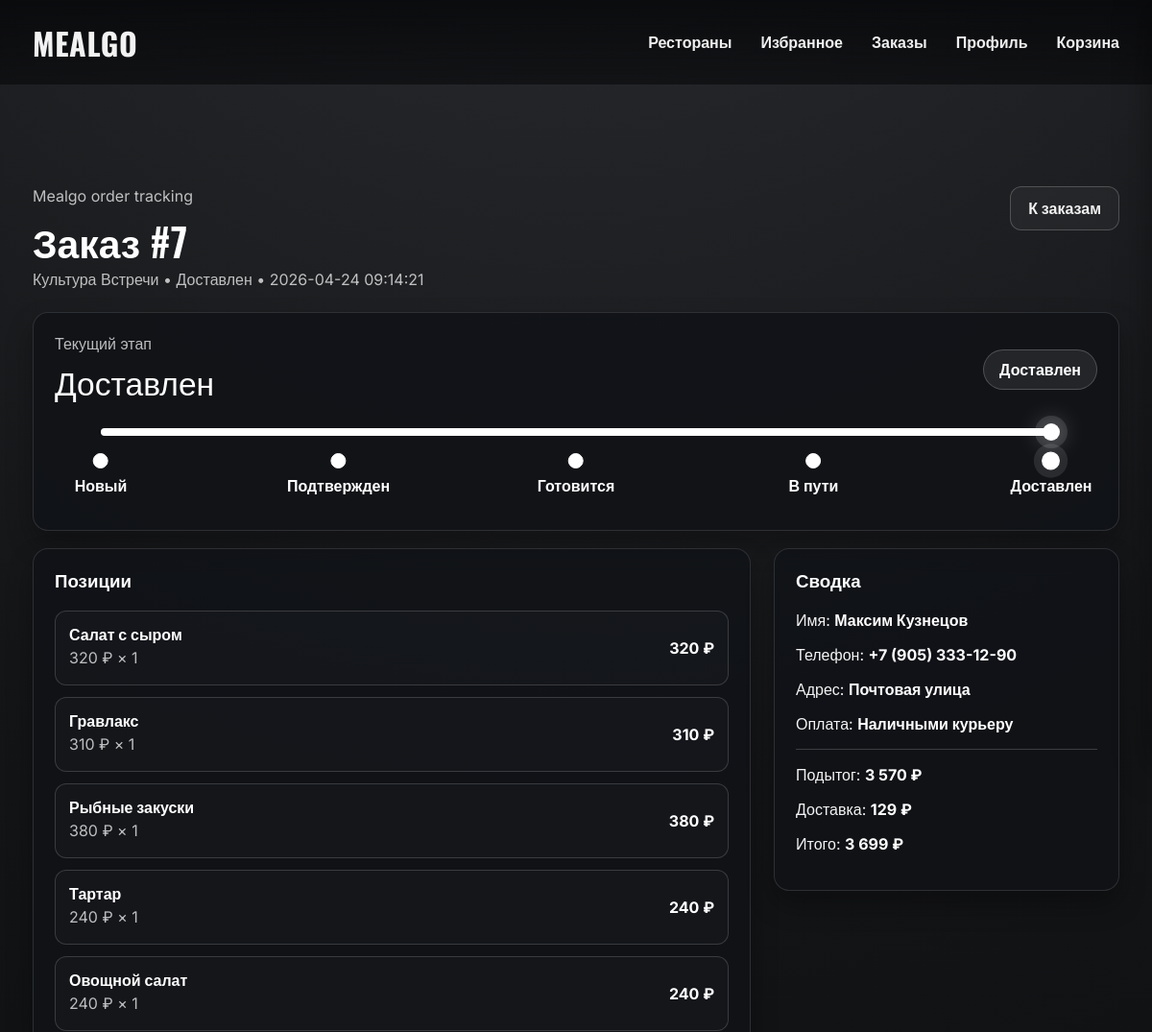
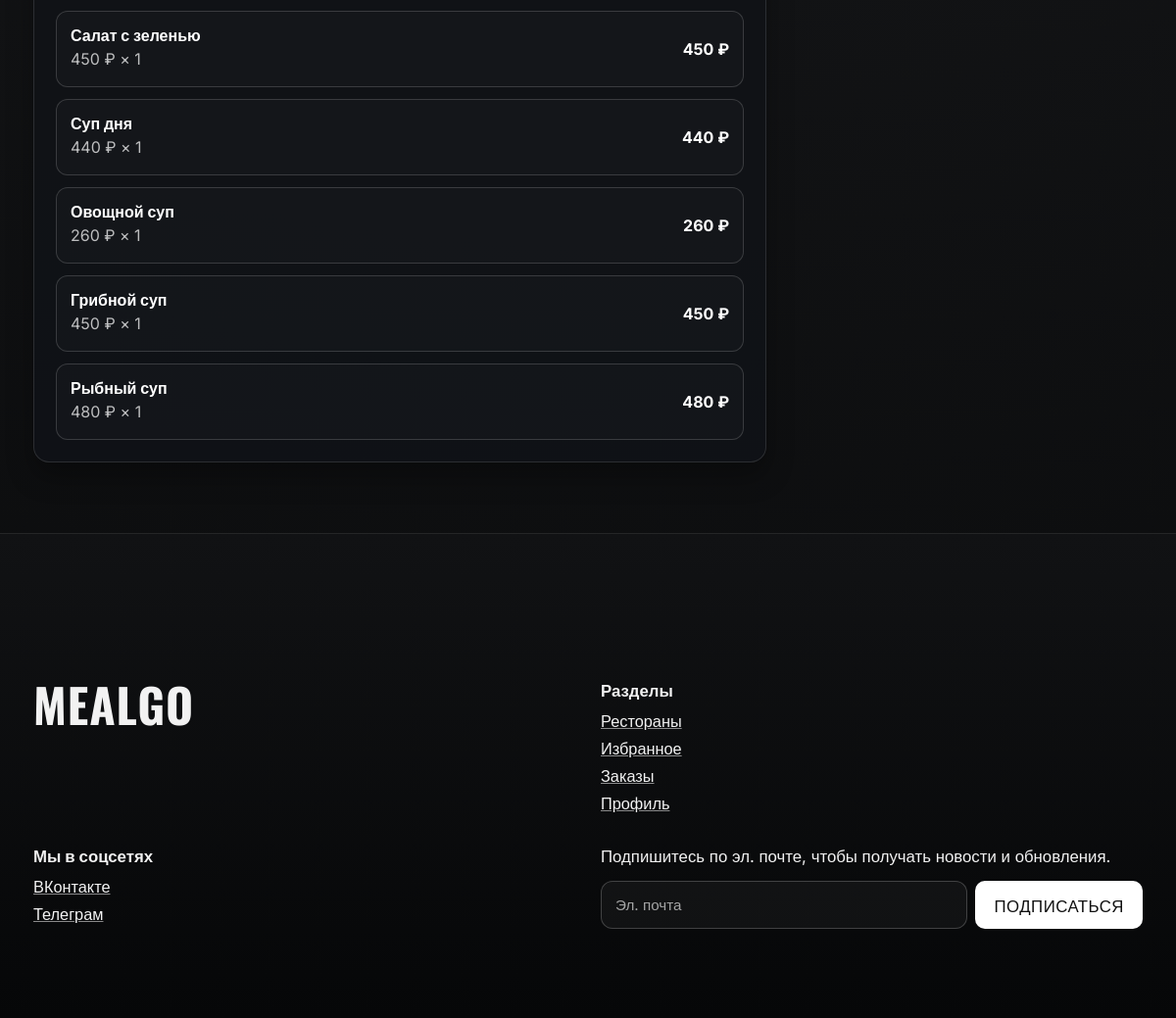
Page /public/order_view.php?id=7 (signed in) on the committed database (2 pictures, top to bottom).
### tables this page shows
CREATE TABLE `orders` (
  `id` bigint(20) UNSIGNED NOT NULL,
  `user_id` bigint(20) UNSIGNED NOT NULL,
  `restaurant_id` bigint(20) UNSIGNED NOT NULL,
  `status` enum('new','confirmed','preparing','on_the_way','delivered','cancelled') NOT NULL DEFAULT 'new',
  `customer_name` varchar(120) NOT NULL,
  `customer_email` varchar(190) NOT NULL,
  `customer_phone` varchar(30) NOT NULL,
  `delivery_address` varchar(255) NOT NULL,
  `comment` varchar(400) DEFAULT NULL,
  `payment_method` enum('cash','card_on_delivery') NOT NULL,
  `subtotal_amount` decimal(10,2) NOT NULL,
  `delivery_fee` decimal(10,2) NOT NULL,
  `total_amount` decimal(10,2) NOT NULL,
  `created_at` datetime NOT NULL,
  `updated_at` datetime NOT NULL
);

CREATE TABLE `restaurants` (
  `id` bigint(20) UNSIGNED NOT NULL,
  `name` varchar(180) NOT NULL,
  `short_description` varchar(400) DEFAULT NULL,
  `logo_image` varchar(255) DEFAULT NULL,
  `banner_image` varchar(255) DEFAULT NULL,
  `address` varchar(255) DEFAULT NULL,
  `phone` varchar(30) DEFAULT NULL,
  `working_hours` varchar(120) DEFAULT NULL,
  `rating` decimal(3,2) NOT NULL DEFAULT 0.00,
  `delivery_fee` decimal(10,2) NOT NULL DEFAULT 0.00,
  `min_order_amount` decimal(10,2) NOT NULL DEFAULT 0.00,
  `delivery_time_min` smallint(5) UNSIGNED NOT NULL DEFAULT 30,
  `delivery_time_max` smallint(5) UNSIGNED NOT NULL DEFAULT 60,
  `is_active` tinyint(1) NOT NULL DEFAULT 1,
  `created_at` datetime NOT NULL,
  `updated_at` datetime NOT NULL
);

CREATE TABLE `order_items` (
  `id` bigint(20) UNSIGNED NOT NULL,
  `order_id` bigint(20) UNSIGNED NOT NULL,
  `menu_item_id` bigint(20) UNSIGNED DEFAULT NULL,
  `item_name` varchar(170) NOT NULL,
  `item_price` decimal(10,2) NOT NULL,
  `quantity` int(10) UNSIGNED NOT NULL,
  `line_total` decimal(10,2) NOT NULL
);

### includes/auth.php (called while the page is built, shortened)
<?php
function current_user(): ?array
{
    static $cached = null;
    static $cachedUserId = null;
    $userId = $_SESSION['user_id'] ?? null;
    if ($cachedUserId === (int) $userId && $cached !== null) {
        return $cached;
    }
    $user = db_one(
        'SELECT id, name, email, phone, role, email_verified_at, is_active, created_at
         FROM users WHERE id = :id LIMIT 1',
        ['id' => $userId]
    );
    $cachedUserId = (int) $userId;
    return $cached = $user;
}
function auth_check(): bool
{
    return current_user() !== null;
}
function require_auth(): void
{
    if (!auth_check()) {
        flash('error', 'Нужно войти в аккаунт.');
        redirect_to('/login.php');
    }
}

### includes/db.php (called while the page is built, shortened)
<?php
function db(): PDO
{
    static $pdo = null;
    if ($pdo instanceof PDO) {
        return $pdo;
    }
    $cfg = require ROOT_PATH . '/config/database.php';
    $dsn = sprintf(
        'mysql:host=%s;port=%d;dbname=%s;charset=%s',
        $cfg['host'],
        $cfg['port'],
        $cfg['name'],
        $cfg['charset']
    );
    $pdo = new PDO($dsn, $cfg['user'], $cfg['pass'], [
        PDO::ATTR_ERRMODE => PDO::ERRMODE_EXCEPTION,
        PDO::ATTR_DEFAULT_FETCH_MODE => PDO::FETCH_ASSOC,
        PDO::ATTR_EMULATE_PREPARES => false,
    ]);
    return $pdo;
}
function db_one(string $sql, array $params = []): ?array
{
    $stmt = db()->prepare($sql);
    $stmt->execute($params);
    $row = $stmt->fetch();
    return $row === false ? null : $row;
}
function db_all(string $sql, array $params = []): array
{
    $stmt = db()->prepare($sql);
    $stmt->execute($params);
    return $stmt->fetchAll();
}

### includes/order.php (called while the page is built, shortened)
<?php
function order_status_flow(): array
{
    return [
        ['status' => 'new', 'label' => 'Новый', 'seconds' => 0],
        ['status' => 'confirmed', 'label' => 'Подтвержден', 'seconds' => 60],
        ['status' => 'preparing', 'label' => 'Готовится', 'seconds' => 120],
        ['status' => 'on_the_way', 'label' => 'В пути', 'seconds' => 180],
        ['status' => 'delivered', 'label' => 'Доставлен', 'seconds' => 240],
    ];
}
function order_status_progress(string $status): array
{
    $flow = order_status_flow();
    $statuses = array_column($flow, 'status');
    $currentIndex = array_search($status, $statuses, true);
    $lastIndex = max(1, count($flow) - 1);
    return [
        'flow' => $flow,
        'current_index' => (int) $currentIndex,
        'percent' => (int) round(((int) $currentIndex / $lastIndex) * 100),
    ];
}
function sync_auto_order_status(array $order): array
{
    $currentStatus = (string) ($order['status'] ?? 'new');
    if (in_array($currentStatus, ['cancelled', 'delivered'], true)) {
        return $order;
    }
    return $order;
}

### includes/functions.php (called while the page is built, shortened)
<?php
function app_config(?string $key = null, mixed $default = null): mixed
{
    static $config = null;
    if ($config === null) {
        $config = require ROOT_PATH . '/config/app.php';
    }
    $segments = explode('.', $key);
    $value = $config;
    foreach ($segments as $segment) {
        $value = $value[$segment];
    }
    return $value;
}
function e(?string $value): string
{
    return htmlspecialchars((string) ($value ?? ''), ENT_QUOTES | ENT_SUBSTITUTE, 'UTF-8');
}
function base_url(string $path = ''): string
{
    $base = rtrim((string) app_config('app_url', ''), '/');
    $path = '/' . ltrim($path, '/');
    return $base . ($path === '/' ? '' : $path);
}
function order_status_label(string $status): string
{
    return match ($status) {
        'new' => 'Новый',
        'confirmed' => 'Подтвержден',
        'preparing' => 'Готовится',
        'on_the_way' => 'В пути',
        'delivered' => 'Доставлен',
        'cancelled' => 'Отменен',
        default => $status,
    };
}
function payment_method_label(string $paymentMethod): string
{
    return match ($paymentMethod) {
        'cash' => 'Наличными курьеру',
        'card_on_delivery' => 'Картой курьеру',
        default => $paymentMethod,
    };
}

### config/app.php (called while the page is built, shortened)
<?php
return [
    'app_name' => getenv('APP_NAME') ?: 'Mealgo',
    'app_url' => getenv('APP_URL') ?: '/diplomv2/public',
    'app_public_url' => getenv('APP_PUBLIC_URL') ?: 'http://localhost/diplomv2/public',
    'timezone' => getenv('APP_TIMEZONE') ?: 'Europe/Moscow',
    'session_name' => getenv('SESSION_NAME') ?: 'mealgo_session',
    'mail' => [
        'driver' => getenv('MAIL_DRIVER') ?: 'smtp',
        'from_email' => getenv('MAIL_FROM') ?: 'no-reply@mealgo.local',
        'from_name' => getenv('MAIL_FROM_NAME') ?: 'Mealgo',
        'smtp_host' => getenv('MAIL_HOST') ?: '127.0.0.1',
        'smtp_port' => (int) (getenv('MAIL_PORT') ?: 1025),
    ],
    'security' => [
        'login_attempts' => 5,
        'login_decay_seconds' => 600,
        'register_attempts' => 4,
        'register_decay_seconds' => 3600,
        'verification_attempts' => 6,
        'verification_decay_seconds' => 600,
        'password_reset_attempts' => 4,
        'password_reset_decay_seconds' => 1800,
    ],
    'maps' => [
        'provider' => getenv('MAP_PROVIDER') ?: 'dadata',
        'nominatim_url' => getenv('NOMINATIM_URL') ?: 'https://nominatim.openstreetmap.org/search',
        'dadata_suggest_url' => getenv('DADATA_SUGGEST_URL') ?: 'https://suggestions.dadata.ru/suggestions/api/4_1/rs/suggest/address',
        'dadata_api_key' => getenv('DADATA_API_KEY') ?: '76cb7a0cd7c96a33f60bd54eb12309d00ea32aac',
    ],
];

### public/order_view.php (the view, shortened to what this page needs)
<?php
require_auth();
$user = current_user();
$orderId = (int) ($_GET['id'] ?? 0);
$order = db_one(
    'SELECT o.*, r.name AS restaurant_name
     FROM orders o
     JOIN restaurants r ON r.id = o.restaurant_id
     WHERE o.id = :id AND o.user_id = :user_id
     LIMIT 1',
    ['id' => $orderId, 'user_id' => (int) $user['id']]
);
$order = sync_auto_order_status($order);
$statusProgress = order_status_progress((string) $order['status']);
$items = db_all(
    'SELECT * FROM order_items WHERE order_id = :order_id ORDER BY id ASC',
    ['order_id' => $orderId]
);
require ROOT_PATH . '/templates/header.php';
?>
<section class="container order-detail-page">
    <div class="order-detail-head">
        <div>
            <p class="muted">Mealgo order tracking</p>
            <h1>Заказ #<?= (int) $order['id'] ?></h1>
            <p class="muted">
                <?= e((string) $order['restaurant_name']) ?> •
                <span data-order-status-label><?= e(order_status_label((string) $order['status'])) ?></span> •
                <?= e((string) $order['created_at']) ?>
            </p>
        </div>
        <a class="btn btn-ghost" href="<?= e(base_url('/orders.php')) ?>">К заказам</a>
    </div>
    <section
        class="panel order-status-card"
        data-order-tracker
        data-order-id="<?= (int) $order['id'] ?>"
        data-status-url="<?= e(base_url('/api/order_status.php?id=' . (int) $order['id'])) ?>"
    >
        <div class="order-status-card__top">
            <div>
                <p class="muted">Текущий этап</p>
                <h2 data-order-status-title><?= e(order_status_label((string) $order['status'])) ?></h2>
            </div>
            <div class="order-status-card__badge" data-order-status-badge>
                <?= e(order_status_label((string) $order['status'])) ?>
            </div>
        </div>
        <div class="order-progress" aria-label="Статус заказа">
            <div class="order-progress__track">
                <span class="order-progress__fill" data-order-progress-fill style="width: <?= (int) $statusProgress['percent'] ?>%;"></span>
                <span class="order-progress__runner" data-order-progress-runner style="left: <?= (int) $statusProgress['percent'] ?>%;"></span>
            </div>
            <div class="order-progress__steps" data-order-progress-steps>
                <?php foreach ($statusProgress['flow'] as $index => $step): ?>
                    <?php
                    $isDone = $index <= $statusProgress['current_index'];
                    $isCurrent = $index === $statusProgress['current_index'];
                    ?>
                    <div class="order-progress-step <?= $isDone ? 'is-done' : '' ?> <?= $isCurrent ? 'is-current' : '' ?>" data-order-step="<?= e((string) $step['status']) ?>">
                        <span class="order-progress-step__dot"></span>
                        <strong><?= e((string) $step['label']) ?></strong>
                    </div>
                <?php endforeach; ?>
            </div>
        </div>
    </section>
    <div class="checkout-layout order-detail-layout">
        <div class="panel">
            <h3 style="margin-top:0;">Позиции</h3>
            <div class="order-list">
                <?php foreach ($items as $item): ?>
                    <article class="order-item order-detail-item">
                        <div>
                            <strong><?= e((string) $item['item_name']) ?></strong>
                            <p class="muted" style="margin:4px 0;">
                                <?= number_format((float) $item['item_price'], 0, '.', ' ') ?> ₽ × <?= (int) $item['quantity'] ?>
                            </p>
                        </div>
                        <strong><?= number_format((float) $item['line_total'], 0, '.', ' ') ?> ₽</strong>
                    </article>
                <?php endforeach; ?>
            </div>
        </div>
        <aside class="panel sticky order-detail-summary">
            <h3 style="margin-top:0;">Сводка</h3>
            <p>Имя: <strong><?= e((string) $order['customer_name']) ?></strong></p>
            <p>Телефон: <strong><?= e((string) $order['customer_phone']) ?></strong></p>
            <p>Адрес: <strong><?= e((string) $order['delivery_address']) ?></strong></p>
            <p>Оплата: <strong><?= e(payment_method_label((string) $order['payment_method'])) ?></strong></p>
            <hr class="order-detail-summary__divider">
            <p>Подытог: <strong><?= number_format((float) $order['subtotal_amount'], 0, '.', ' ') ?> ₽</strong></p>
            <p>Доставка: <strong><?= number_format((float) $order['delivery_fee'], 0, '.', ' ') ?> ₽</strong></p>
            <p>Итого: <strong><?= number_format((float) $order['total_amount'], 0, '.', ' ') ?> ₽</strong></p>
        </aside>
    </div>
</section>
<?php require ROOT_PATH . '/templates/footer.php'; ?>

### rows in the picture
orders: id "7", restaurant.name "Культура Встречи", status "Доставлен", created_at "2026-04-24 09:14:21", customer_name "Максим Кузнецов", customer_phone "+7 (905) 333-12-90", delivery_address "Почтовая улица", payment_method "Наличными курьеру", subtotal_amount "3 570", delivery_fee "129", total_amount "3 699"
order_items: item_name "Салат с сыром", item_price "320", quantity "1", line_total "320"
order_items: item_name "Гравлакс", item_price "310", quantity "1", line_total "310"
order_items: item_name "Рыбные закуски", item_price "380", quantity "1", line_total "380"
order_items: item_name "Тартар", item_price "240", quantity "1", line_total "240"
order_items: item_name "Овощной салат", item_price "240", quantity "1", line_total "240"
order_items: item_name "Салат с зеленью", item_price "450", quantity "1", line_total "450"
order_items: item_name "Суп дня", item_price "440", quantity "1", line_total "440"
order_items: item_name "Овощной суп", item_price "260", quantity "1", line_total "260"
order_items: item_name "Грибной суп", item_price "450", quantity "1", line_total "450"
order_items: item_name "Рыбный суп", item_price "480", quantity "1", line_total "480"

### other values in the picture
$step['label'] "Новый"
$step['label'] "Подтвержден"
$step['label'] "Готовится"
$step['label'] "В пути"
$step['label'] "Доставлен"
